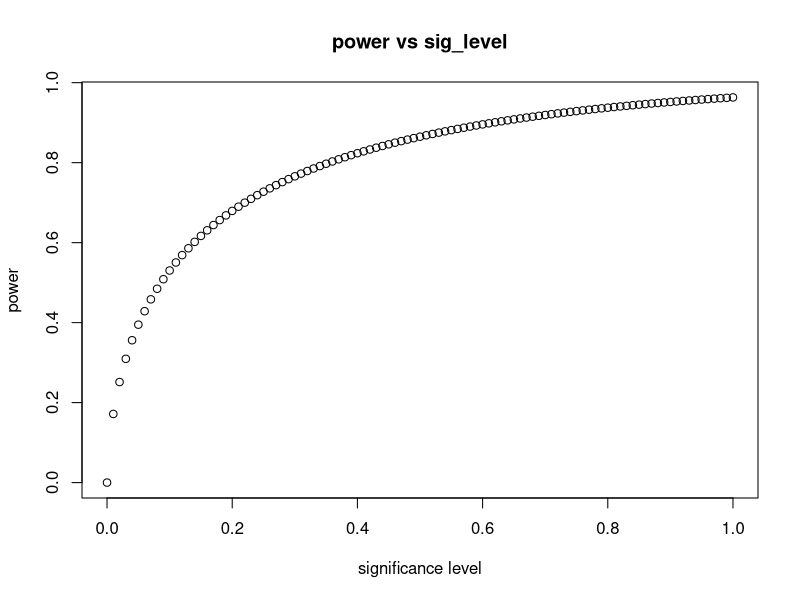
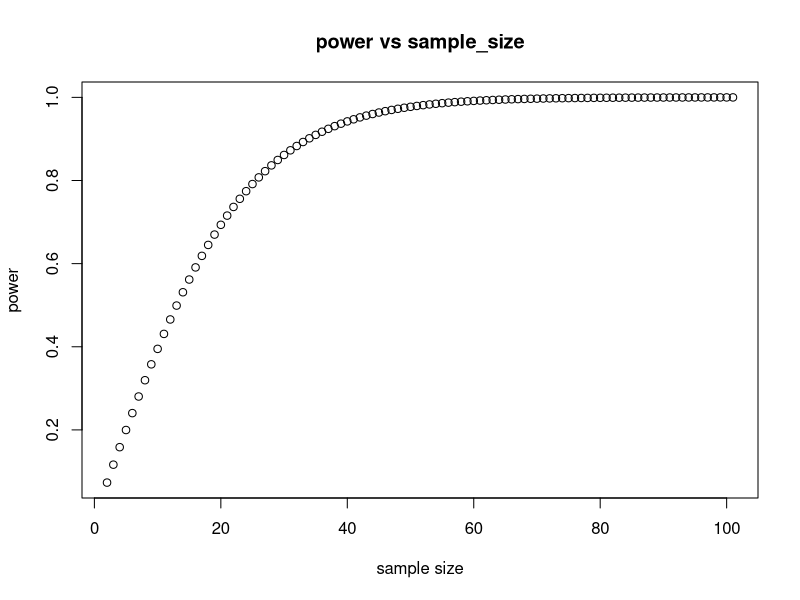
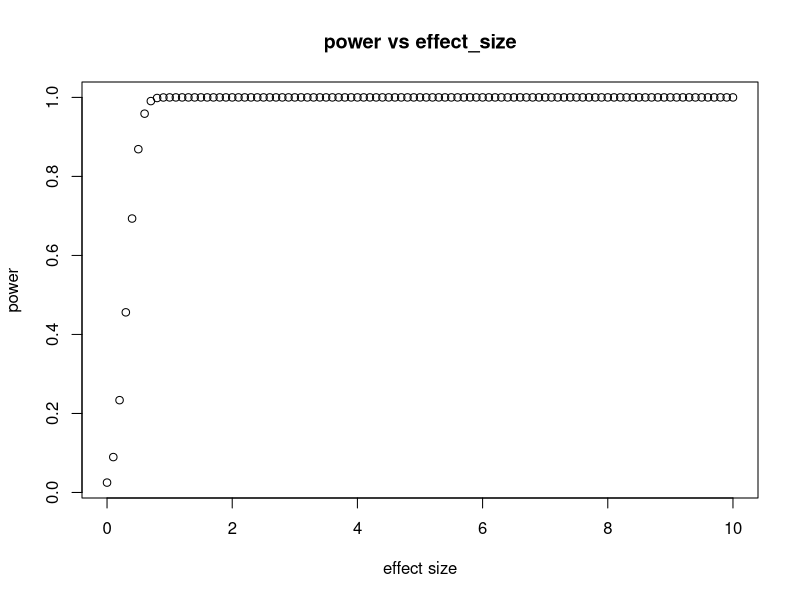
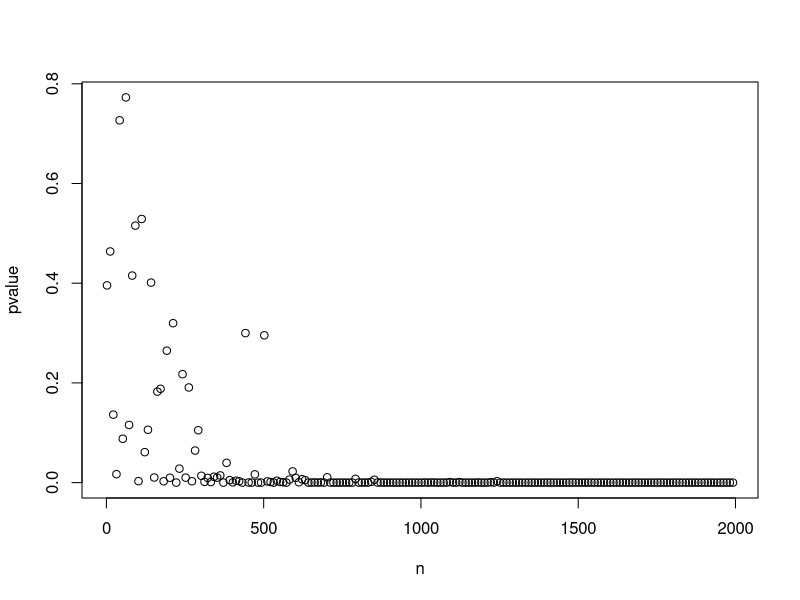

Here is the R script that generated these plots, in order:
## ---- chunk 1
knitr::opts_chunk$set(echo = TRUE)
## ---- chunk 2
delta=0.25
sigma=0.42
d=delta/sigma
power.t.test( d = d, sig.level = 0.05, 
              power = 0.8, 
              type ='two.sample',alternative = "two.sided")
## ---- chunk 3
delta=0.4
sigma=0.5
d=delta/sigma
power.t.test( n=20, d = d, sig.level = 0.05, 
              type ='two.sample',alternative = "two.sided")
## ---- chunk 4
delta=0.4
sigma=0.5
d=delta/sigma
power.t.test( n=20, d = d, sig.level = 0.5, 
              type ='two.sample',alternative = "two.sided")
## ---- chunk 5
delta=0.4
sigma=0.5
d=delta/sigma
power.t.test( n=10, d = d, sig.level = 0.5, 
              type ='two.sample',alternative = "two.sided")
## ---- chunk 6
delta=0.8
sigma=0.5
d=delta/sigma
power.t.test( n=10, d = d, sig.level = 0.5, 
              type ='two.sample',alternative = "two.sided")
## ---- chunk 7
delta=0.4
sigma=0.5
d=delta/sigma
sig=seq(0,1,by=0.01)
power=rep(0,length(sig)) #initialize power vector
for (i in 1:length(sig)){
  power[i]=power.t.test( n=10, d = d, sig.level = sig[i], 
              type ='two.sample',alternative = "two.sided")$power
}
plot(x=sig,y=power,xlab="significance level",ylab="power",main="power vs sig_level")
## ---- chunk 8
delta=0.4
sigma=0.5
d=delta/sigma
sample=c(2:101)
power=rep(0,length(sample)) #initialize power vector
for (i in 1:length(sample)){
  power[i]=power.t.test( n=sample[i], d = d, sig.level = 0.05, 
              type ='two.sample',alternative = "two.sided")$power
}
plot(x=sample,y=power,xlab="sample size",ylab="power",main="power vs sample_size")
## ---- chunk 9
sigma=0.5
delta=seq(0,10,by=0.1)
d=delta/sigma
power=rep(0,length(delta)) #initialize power vector
for (i in 1:length(delta)){
  power[i]=power.t.test( n=20, d = d[i], sig.level = 0.05, 
              type ='two.sample',alternative = "two.sided")$power
}
plot(x=delta,y=power,xlab="effect size",ylab="power",main="power vs effect_size")
## ---- chunk 10
set.seed(13)
a=rnorm(5,mean=10,sd=5)
b=rnorm(5,mean=11,sd=5)
t.test(a,b)
## ---- chunk 11
a=rnorm(500,mean=10,sd=5)
b=rnorm(500,mean=11,sd=5)
t.test(a,b)
## ---- chunk 12
set.seed(13)
n=seq(2,2000,by=10)
a=list() #initialize a, why I use list to initialize a here?
b=list() #initialize a
pvalue=rep(0,length(n))
for (i in 1:length(n)){
  a[[i]]=rnorm(n[i],mean=10,sd=5)
  b[[i]]=rnorm(n[i],mean=11,sd=5)
  pvalue[i]=t.test(a[[i]],b[[i]])$p.value
}
plot(x=n,y=pvalue)
